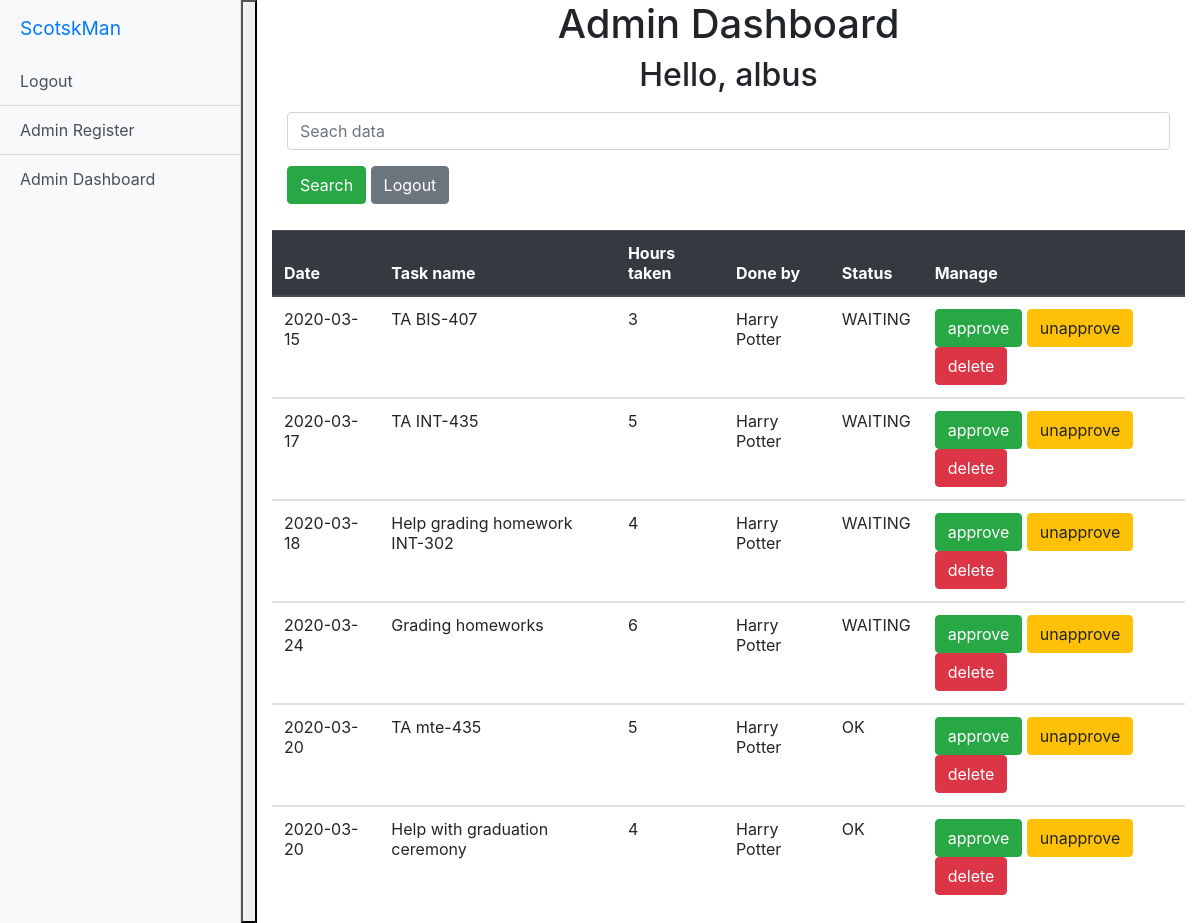
Page /a-dashboard.php (signed in) on the committed database.
### tables this page shows
CREATE TABLE `tasks` (
  `task_id` int(11) NOT NULL,
  `task_name` varchar(30) NOT NULL,
  `task_date` date NOT NULL,
  `task_hour` int(2) NOT NULL,
  `task_status` tinyint(1) NOT NULL DEFAULT 0,
  `student_id` int(20) NOT NULL,
  `admin_id` int(20) NOT NULL
);

CREATE TABLE `students` (
  `id` int(20) NOT NULL,
  `username` varchar(20) NOT NULL,
  `password` varchar(100) NOT NULL,
  `firstname` varchar(20) NOT NULL,
  `lastname` varchar(20) NOT NULL
);

### a-dashboard.php (the view, shortened to what this page needs)
<?php
include("config.php");
?>
<html>
<head>
    <link rel="stylesheet" href="https://stackpath.bootstrapcdn.com/bootstrap/4.4.1/css/bootstrap.min.css">
    <link href="css/style.css" rel="stylesheet">
</head>
<body>
    <div class="d-flex" id="wrapper">
        <div class="bg-light border-right" id="sidebar-wrapper">
            <div class="sidebar-heading"><a href='index.php'>ScotskMan</a></div>
            <div class="list-group list-group-flush">
                <a href="logout.php" class="list-group-item list-group-item-action bg-light">Logout</a>
                <a href="a-register.php" class="list-group-item list-group-item-action bg-light">Admin Register</a>
                <a href="a-dashboard.php" class="list-group-item list-group-item-action bg-light">Admin Dashboard</a>
            </div>
        </div>
        <button class="" id="menu-toggle">
        </button>
        <div id="page-content-wrapper">
            <div class="container-fluid">
                <div class="row">
                    <div align=center class="col-md">
                        <h1>Admin Dashboard</h1>
                        <h2>Hello, <?=$_SESSION['a-username'];?></h2>
                    </div>
                </div>
                <div class="row" style="margin: 10px 0px 10px 0px;">
                    <div class="col-md">
                        <?php
                $user_id = $_SESSION['id'];
                $str = "select * from tasks t join students s on t.student_id = s.id where admin_id = $user_id";
                $str .= " ORDER BY task_status ASC, task_date ASC;";
	              $obj = mysqli_query($conn,$str)or die(mysqli_error($conn));
                ?>
                        <form name="form1" method="post" action="a-bashboard.php">
                            <div class="form-group">
                                <input placeholder="Seach data" class="form-control" type="text" name="txt_search" value="<?=isset($_POST['txt_search'])?$_POST['txt_search']:'';?>">
                            </div>
                            <input class="btn btn-success" type="submit" value="Search" name="Search">
                            <a class="btn btn-secondary" align='right' href="logout.php">Logout</a>
                        </form>
                    </div>
                </div>
                <div class="row">
                    <div class="col-md">
                        <table align=center class="table table-stripe">
                            <thead class="thead-dark">
                                <tr>
                                    <th>Date</th>
                                    <th>Task name</th>
                                    <th>Hours taken</th>
                                    <th>Done by</th>
                                    <th>Status</th>
                                    <th>Manage</th>
                                </tr>
                            </thead>
                            <?php
	                      while($result = mysqli_fetch_array($obj))
	                      {
                            if($result['task_status'] == '1'){
                                $status = 'OK';
                            }else{
                                $status = 'WAITING';
                            }
                        ?>
                            <tbody>
                                <tr>
                                    <td> <?=$result['task_date']; ?> </td>
                                    <td> <?=$result['task_name']; ?> </td>
                                    <td> <?=$result['task_hour']; ?> </td>
                                    <td> <?=$result['firstname']; ?> <?=$result['lastname']; ?> </td>
                                    <td> <?=$status; ?> </td>
                                    <td>
                                        <a class="btn btn-success" href="a-approve.php?id=<?=$result['task_id']; ?>">approve</a>
                                        <a class="btn btn-warning" href="a-disapprove.php?id=<?=$result['task_id']; ?>">unapprove</a>
                                        <a class="btn btn-danger" href="a-delete.php?id=<?=$result['task_id']; ?>">delete</a>
                                    </td>
                                </tr>
                            </tbody>
                            <?php
	                      }
                        ?>
                        </table>
                    </div>
                </div>
            </div>
        </div>
    </div>
</body>
</html>

### css/style.css (style rules this page uses)
body { overflow-x: hidden; }
#sidebar-wrapper { min-height: 100vh; margin-left: -15rem; -webkit-transition: margin .25s ease-out; -moz-transition: margin .25s ease-out; -o-transition: margin .25s ease-out; transition: margin .25s ease-out; }
#sidebar-wrapper .sidebar-heading { padding: 0.875rem 1.25rem; font-size: 1.2rem; }
#sidebar-wrapper .list-group { width: 15rem; }
#page-content-wrapper { min-width: 100vw; }
@media (min-width: 768px) { #sidebar-wrapper { margin-left: 0; } }
@media (min-width: 768px) { #page-content-wrapper { min-width: 0; width: 100%; } }

### rows in the picture
tasks: task_date "2020-03-15", task_name "TA BIS-407", task_hour "3", student.firstname "Harry", student.lastname "Potter", task_status "WAITING"
tasks: task_date "2020-03-17", task_name "TA INT-435", task_hour "5", student.firstname "Harry", student.lastname "Potter", task_status "WAITING"
tasks: task_date "2020-03-18", task_name "Help grading homework INT-302", task_hour "4", student.firstname "Harry", student.lastname "Potter", task_status "WAITING"
tasks: task_date "2020-03-24", task_name "Grading homeworks", task_hour "6", student.firstname "Harry", student.lastname "Potter", task_status "WAITING"
tasks: task_date "2020-03-20", task_name "TA mte-435", task_hour "5", student.firstname "Harry", student.lastname "Potter", task_status "OK"
tasks: task_date "2020-03-20", task_name "Help with graduation ceremony", task_hour "4", student.firstname "Harry", student.lastname "Potter", task_status "OK"

### other values in the picture
$_SESSION['a-username'] "albus"
